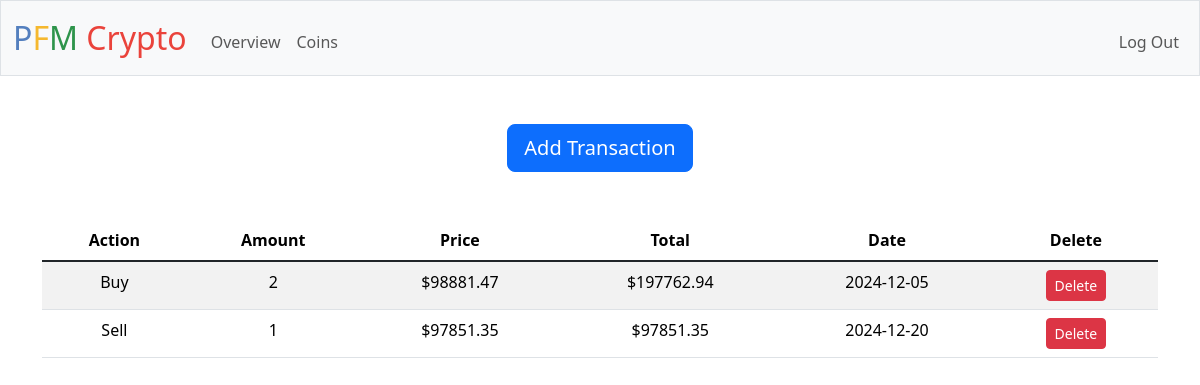
Page /coins/Bitcoin (signed in) on the committed database.
### tables this page shows
CREATE TABLE transactions ( id INTEGER PRIMARY KEY AUTOINCREMENT, user_id INTEGER NOT NULL, coin_id INTEGER NOT NULL, buy BOOLEAN NOT NULL, price REAL NOT NULL, amount NUMERIC NOT NULL, date DATE NOT NULL, FOREIGN KEY (user_id) REFERENCES users (id) ON DELETE CASCADE, FOREIGN KEY (coin_id) REFERENCES coins (id) ON DELETE CASCADE );

### app.py (the view)
@app.route('/coins/<name>', methods=["GET"])
@login_required
def coin_page(name):
    coin_info = db.execute(
        "SELECT id, genesis, coin_id FROM coins WHERE name = ? AND user_id = ?", name, session["user_id"]
    )
    txs = db.execute(
        "SELECT * from transactions WHERE user_id = ? AND coin_id = ? ORDER BY date", session["user_id"], coin_info[0]["id"]
    )
    other_txs = db.execute(
        "SELECT * from transactions WHERE user_id = ? AND coin_id != ? ORDER BY date", session["user_id"], coin_info[0]["id"]
    )
    genesis = coin_info[0]["genesis"]
    coin_id = coin_info[0]["coin_id"]
    id = coin_info[0]["id"]
    other_coins = db.execute(
        "SELECT id, name FROM coins WHERE user_id = ? AND coin_id != ?", session["user_id"], coin_id
    )
    return render_template('transactions.html', txs = txs, genesis = genesis, coin_id = coin_id, id = id, other_coins = other_coins, other_txs = other_txs)

### app.py (called while the page is built)
@app.after_request
def after_request(response):
    response.headers["Cache-Control"] = "no-cache, no-store, must-revalidate"
    response.headers["Expires"] = 0
    response.headers["Pragma"] = "no-cache"
    return response

### helpers.py (called while the page is built)
def login_required(f):
    @wraps(f)
    def decorated_function(*args, **kwargs):
        if session.get("user_id") is None:
            return redirect("/login")
        return f(*args, **kwargs)
    return decorated_function

### templates/transactions.html (shortened to what this page needs)
{% extends "layout.html" %}
{% block main %}
<div class="container d-flex justify-content-center">
    <button type="button"
    class="btn btn-primary btn-lg"
    data-bs-toggle="modal"
    data-bs-target="#addBuy"
    >
        Add Transaction
    </button>
</div>
<table class="table table-striped table-hover mt-5">
    <thead>
      <tr>
        <th scope="col">Action</th>
        <th scope="col">Amount</th>
        <th scope="col">Price</th>
        <th scope="col">Total</th>
        <th scope="col">Date</th>
        <th scope="col">Delete</th>
      </tr>
    </thead>
    <tbody class="table-group-divider">
      {% for tx in txs %}
      <tr id="{{ tx.id }}">
        <td>{{ "Buy" if tx.buy else "Sell" }}</td>
        <td>{{ tx.amount | round(2) }}</td>
        <td>${{ tx.price | round(2) }}</td>
        <td>${{ (tx.price * tx.amount) | round(2) }}</td>
        <td>{{ tx.date }}</td>
        <td><button class="btn btn-danger btn-sm delete-btn" data-tx-id="{{ tx.id }}">Delete</button></td>
      </tr>
      {% endfor %}
    </tbody>
  </table>
{% endblock %}

### rows in the picture
transactions: buy "Buy", amount "2", price "98881.47", (tx.price*tx.amount)|round(2) "197762.94", date "2024-12-05"
transactions: buy "Sell", amount "1", price "97851.35", (tx.price*tx.amount)|round(2) "97851.35", date "2024-12-20"
